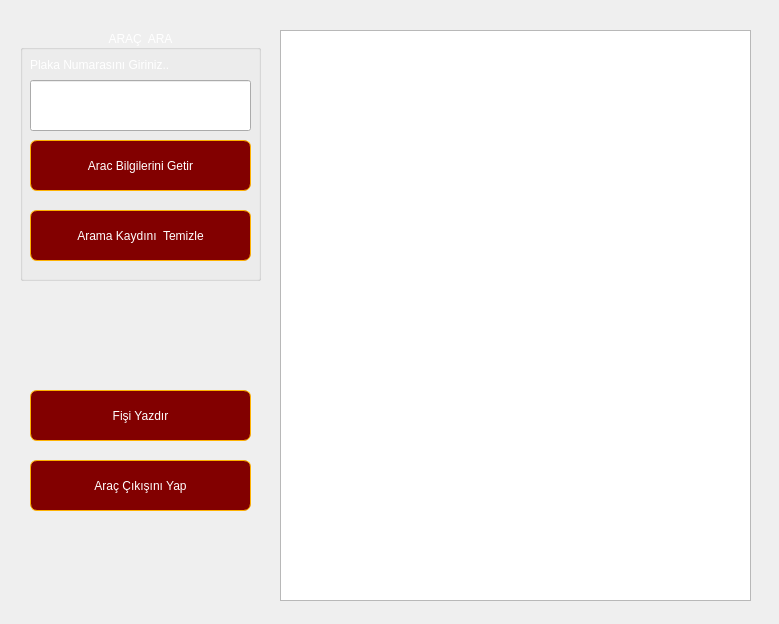
<?xml version="1.0" encoding="UTF-8"?>
<ui version="4.0">
 <class>arac_cikis_islemleri</class>
 <widget class="QDialog" name="arac_cikis_islemleri">
  <property name="geometry">
   <rect>
    <x>0</x>
    <y>0</y>
    <width>779</width>
    <height>624</height>
   </rect>
  </property>
  <property name="windowTitle">
   <string>Araç Çıkış Formu</string>
  </property>
  <property name="styleSheet">
   <string notr="true">#arac_cikis_islemleri{
background-image: url(:/mbg.png);
}</string>
  </property>
  <widget class="QGroupBox" name="groupBox">
   <property name="geometry">
    <rect>
     <x>20</x>
     <y>30</y>
     <width>241</width>
     <height>251</height>
    </rect>
   </property>
   <property name="styleSheet">
    <string notr="true">#groupBox{
font: 11pt &quot;321impact&quot;;
color: rgb(255, 255, 255);
}</string>
   </property>
   <property name="title">
    <string>ARAÇ  ARA</string>
   </property>
   <property name="alignment">
    <set>Qt::AlignCenter</set>
   </property>
   <widget class="QLabel" name="label">
    <property name="geometry">
     <rect>
      <x>10</x>
      <y>20</y>
      <width>221</width>
      <height>31</height>
     </rect>
    </property>
    <property name="styleSheet">
     <string notr="true">font: 11pt &quot;321impact&quot;;
color: rgb(255, 255, 255);</string>
    </property>
    <property name="text">
     <string>&lt;html&gt;&lt;head/&gt;&lt;body&gt;&lt;p&gt;Plaka Numarasını Giriniz..&lt;/p&gt;&lt;/body&gt;&lt;/html&gt;</string>
    </property>
   </widget>
   <widget class="QPushButton" name="arac_bilgileri">
    <property name="geometry">
     <rect>
      <x>10</x>
      <y>110</y>
      <width>221</width>
      <height>51</height>
     </rect>
    </property>
    <property name="styleSheet">
     <string notr="true">#arac_bilgileri{
color: rgb(255, 255, 255);
font: 11pt &quot;321impact&quot;;
background-color: qlineargradient(spread:pad, x1:0, y1:0, x2:1, y2:0, stop:1 rgba(130, 0, 0, 255));
border-width: 1px;
border-color:#FEB201;
border-style: solid;
border-radius: 7;
padding: 3px;
padding-left: 5px;
padding-right: 5px;
}
#arac_bilgileri:hover{
background-color: rgb(33, 57, 94);
border-color: rgb(130, 0, 0);
}
#arac_bilgileri:pressed{
background-color: rgb(0, 0, 127);
border-color: rgb(85, 255, 0);
}</string>
    </property>
    <property name="text">
     <string>Arac Bilgilerini Getir</string>
    </property>
   </widget>
   <widget class="QLineEdit" name="plakano">
    <property name="geometry">
     <rect>
      <x>10</x>
      <y>50</y>
      <width>221</width>
      <height>51</height>
     </rect>
    </property>
    <property name="font">
     <font>
      <pointsize>16</pointsize>
      <weight>75</weight>
      <bold>true</bold>
     </font>
    </property>
   </widget>
   <widget class="QPushButton" name="temizle">
    <property name="geometry">
     <rect>
      <x>10</x>
      <y>180</y>
      <width>221</width>
      <height>51</height>
     </rect>
    </property>
    <property name="styleSheet">
     <string notr="true">#temizle{
color: rgb(255, 255, 255);
font: 11pt &quot;321impact&quot;;
background-color: qlineargradient(spread:pad, x1:0, y1:0, x2:1, y2:0, stop:1 rgba(130, 0, 0, 255));
border-width: 1px;
border-color:#FEB201;
border-style: solid;
border-radius: 7;
padding: 3px;
padding-left: 5px;
padding-right: 5px;
}
#temizle:hover{
background-color: rgb(33, 57, 94);
border-color: rgb(130, 0, 0);
}
#temizle:pressed{
background-color: rgb(0, 0, 127);
border-color: rgb(85, 255, 0);
}</string>
    </property>
    <property name="text">
     <string>Arama Kaydını  Temizle</string>
    </property>
   </widget>
  </widget>
  <widget class="QTextEdit" name="aracbilgileri">
   <property name="geometry">
    <rect>
     <x>280</x>
     <y>30</y>
     <width>471</width>
     <height>571</height>
    </rect>
   </property>
   <property name="font">
    <font>
     <pointsize>12</pointsize>
     <weight>75</weight>
     <bold>true</bold>
    </font>
   </property>
  </widget>
  <widget class="QPushButton" name="arac_ciki_fisi_yazdir">
   <property name="geometry">
    <rect>
     <x>30</x>
     <y>390</y>
     <width>221</width>
     <height>51</height>
    </rect>
   </property>
   <property name="styleSheet">
    <string notr="true">#arac_ciki_fisi_yazdir{
color: rgb(255, 255, 255);
font: 11pt &quot;321impact&quot;;
background-color: qlineargradient(spread:pad, x1:0, y1:0, x2:1, y2:0, stop:1 rgba(130, 0, 0, 255));
border-width: 1px;
border-color:#FEB201;
border-style: solid;
border-radius: 7;
padding: 3px;
padding-left: 5px;
padding-right: 5px;
}
#arac_ciki_fisi_yazdir:hover{
background-color: rgb(33, 57, 94);
border-color: rgb(130, 0, 0);
}
#arac_ciki_fisi_yazdir:pressed{
background-color: rgb(0, 0, 127);
border-color: rgb(85, 255, 0);
}</string>
   </property>
   <property name="text">
    <string>Fişi Yazdır</string>
   </property>
  </widget>
  <widget class="QPushButton" name="arac_cikisini_yap">
   <property name="geometry">
    <rect>
     <x>30</x>
     <y>460</y>
     <width>221</width>
     <height>51</height>
    </rect>
   </property>
   <property name="styleSheet">
    <string notr="true">#arac_cikisini_yap{
color: rgb(255, 255, 255);
font: 11pt &quot;321impact&quot;;
background-color: qlineargradient(spread:pad, x1:0, y1:0, x2:1, y2:0, stop:1 rgba(130, 0, 0, 255));
border-width: 1px;
border-color:#FEB201;
border-style: solid;
border-radius: 7;
padding: 3px;
padding-left: 5px;
padding-right: 5px;
}
#arac_cikisini_yap:hover{
background-color: rgb(33, 57, 94);
border-color: rgb(130, 0, 0);
}
#arac_cikisini_yap:pressed{
background-color: rgb(0, 0, 127);
border-color: rgb(85, 255, 0);
}</string>
   </property>
   <property name="text">
    <string>Araç Çıkışını Yap</string>
   </property>
  </widget>
  <widget class="QLabel" name="cikanaracplaka">
   <property name="geometry">
    <rect>
     <x>20</x>
     <y>300</y>
     <width>241</width>
     <height>61</height>
    </rect>
   </property>
   <property name="styleSheet">
    <string notr="true">color: rgb(255, 255, 255);
font: 18pt &quot;321impact&quot;;</string>
   </property>
   <property name="text">
    <string/>
   </property>
   <property name="alignment">
    <set>Qt::AlignCenter</set>
   </property>
  </widget>
  <widget class="QLabel" name="cikanaracucret">
   <property name="geometry">
    <rect>
     <x>710</x>
     <y>10</y>
     <width>55</width>
     <height>16</height>
    </rect>
   </property>
  </widget>
  <widget class="QLabel" name="cikanaraccikissaati">
   <property name="geometry">
    <rect>
     <x>630</x>
     <y>10</y>
     <width>55</width>
     <height>16</height>
    </rect>
   </property>
   <property name="text">
    <string/>
   </property>
  </widget>
  <widget class="QLabel" name="cikanarackonum">
   <property name="geometry">
    <rect>
     <x>560</x>
     <y>10</y>
     <width>55</width>
     <height>16</height>
    </rect>
   </property>
   <property name="text">
    <string/>
   </property>
  </widget>
 </widget>
 <resources/>
 <connections/>
</ui>
